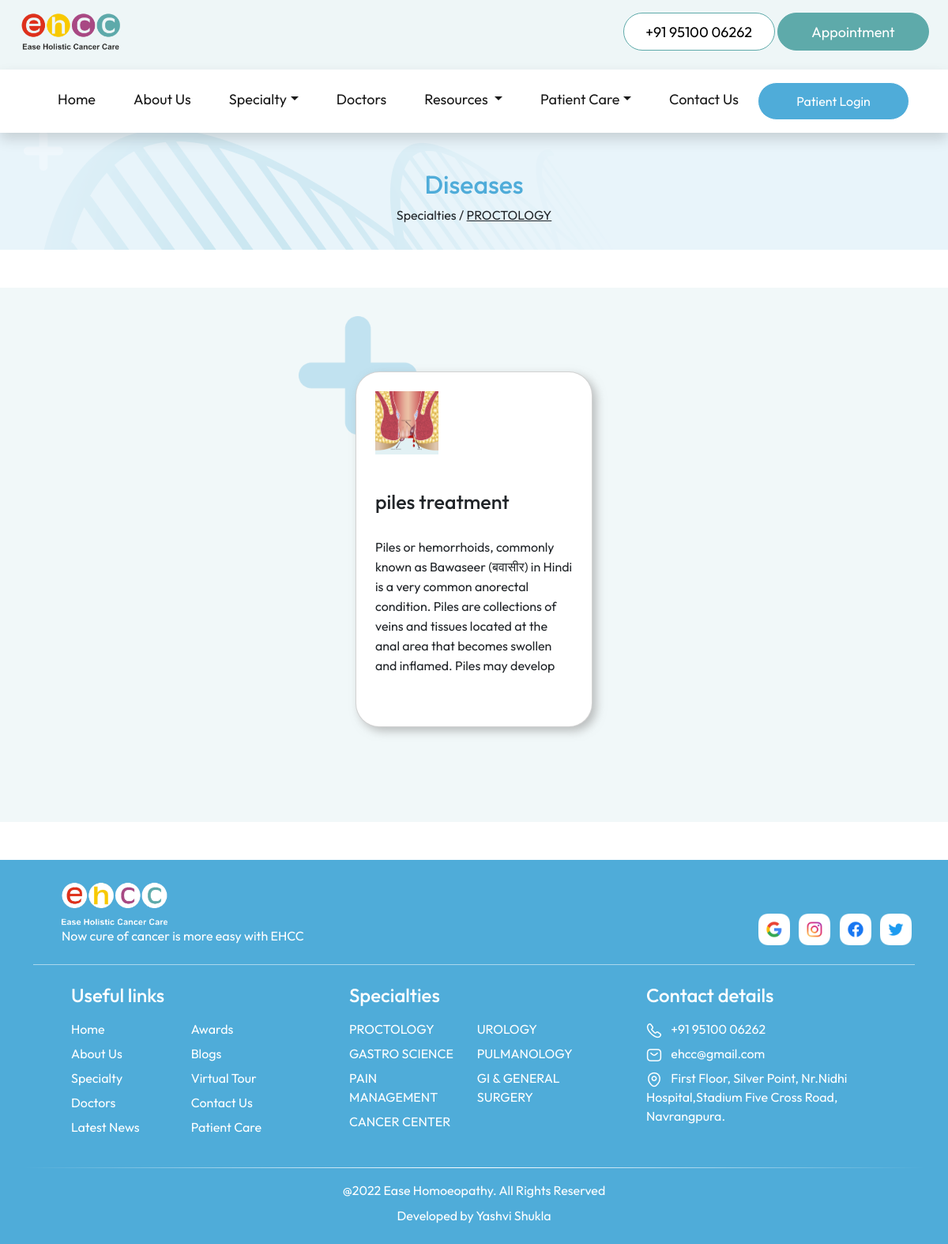
/diseases/1/, run on an earlier commit of the app's database.
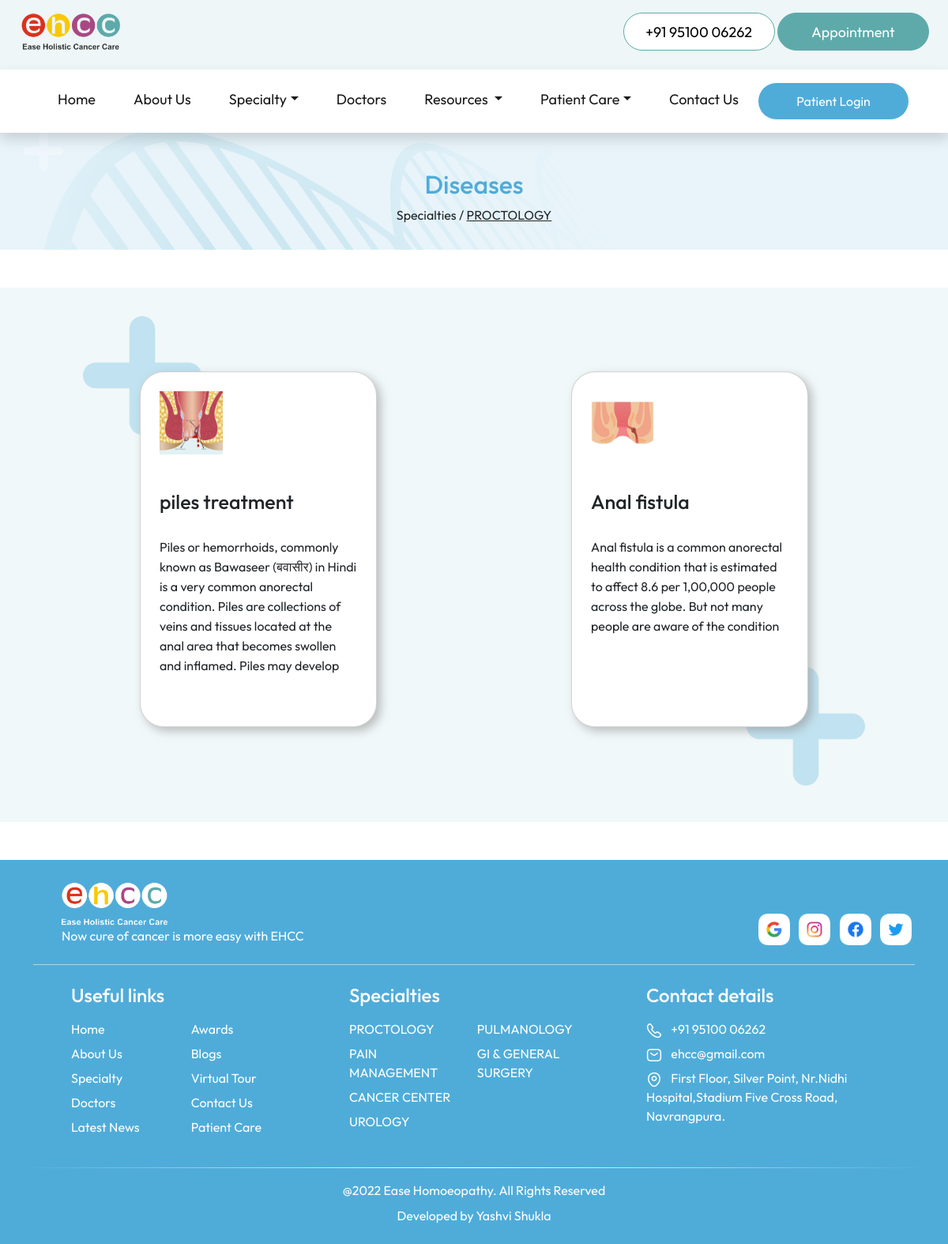
And on a later commit of the database.
### tables this page shows
CREATE TABLE "specialty" (
	"id"	INTEGER,
	"name"	TEXT,
	"description"	TEXT
, "illustration"	TEXT);

CREATE TABLE "diseases" (
	"id"	INTEGER,
	"title"	TEXT,
	"specialty_id"	INTEGER,
	"description"	TEXT,
	"illustration"	TEXT
, "doctors"	TEXT, "main_image"	TEXT);

CREATE TABLE "social_links" (
	"social_name"	TEXT,
	"social_link"	TEXT
);

### flask_app.py (the view)
@app.route('/diseases/<string:id>/')
def diseases(id):
    database_connection = sqlite3.connect(database_location)
    database_cursor = database_connection.cursor()
    diseases = database_cursor.execute("SELECT * FROM diseases WHERE specialty_id = ?",(int(id),))
    diseases = diseases.fetchall()
    if len(diseases) == 0:
        database_connection.commit()
        database_connection.close()
        return redirect(url_for('index'))
    specialty_name = database_cursor.execute("SELECT name FROM specialty WHERE id = ?",(int(id),))
    specialty_name = specialty_name.fetchone()[0]
    database_connection.commit()
    database_connection.close()
    return render_template('diseases.html',social_links=social_links, specialty_name=specialty_name, diseases=diseases,navbar_specialties=navbar_specialties, navbar_diseases=navbar_diseases)

### templates/diseases.html (shortened to what this page needs)
<!DOCTYPE html>
<html lang="en">
<head>
    <link href="https://cdn.jsdelivr.net/npm/bootstrap@5.2.0/dist/css/bootstrap.min.css" rel="stylesheet"
>
    <link rel="stylesheet" href="../../static/stylesheets/common.css">
    <link rel="stylesheet" href="../../static/stylesheets/diseases.css">
</head>
<body>
    {% include 'navbar.html' %}
    <header>
        <div class="container h-100 mt-3">
            <div class="row align-items-center disease_title">
                <h2 class="text-center pt-5">Diseases</h2>
                <p class="text-center">
                    <a href="/specialty/">
                        Specialties
                    </a>/
                    <u>{{specialty_name}}</u>
                </p>
            </div>
        </div>
    </header>
    <div class="container_diseases p-0 my-5">
        <div class="container py-5">
            <div class="diseases_disease py-5 px-lg-4 px-md-4">
                <div class="row row_disease">
                    {% for disease in diseases %}
                    <div class="col-lg-4 col-md-6 col-sm-12 d-block position-relative m-auto" style="cursor: pointer;"
                        onclick="window.location.href='/disease/{{ disease[0] }}/'">
                        {% if loop.index == 1 %}
                        <img src="../../static/images/elements/Group 33957.png" class="diseases_ele_1" alt="">
                        {% elif loop.index == (diseases|length) %}
                        <img src="../../static/images/elements/Group 33957.png" class="diseases_ele_2" alt="">
                        {% endif %}
                        <div class="card card_disease mb-4 p-lg-4 p-md-4 p-sm-4 p-4" style="min-height: 450px;">
                            <img src="{{disease[4]}}" class="" alt="appendix icon">
                            <div class="disease_content">
                                <h3 style="overflow: hidden; line-height: 50px; max-height: 50px; min-height: 50px;">{{disease[1]}}</h3>
                                <p style="overflow: hidden; line-height: 25px; max-height: 175px; min-height: 175px;">
                                    {{disease[3]}}</p>
                            </div>
                        </div>
                    </div>
                    {% endfor %}
                </div>
            </div>
        </div>
    </div>
    {% include 'footer.html' %}
</body>
</html>

### templates/navbar.html (shortened to what this page needs)
<div class="fixed-top" style="z-index: 99;">
    <div id="top_navbar" class="py-2">
        <div class="container-fluid px-4">
            <div class="row align-items-center">
                <div class="col-lg-6 text-lg-start text-center mb-2">
                    <a href="/" class="top_navbar_logo">
                        <img src="../../static/images/logo/navbar_logo.png" alt="Hospital logo" height="60"
                            id="navbar_logo_top" />
                    </a>
                </div>
                <div class="col-lg-6 text-lg-end text-center mb-3">
                    <button class="button_cta_appointment mt-2" style="background-color: white; color: black;"
                        onclick="window.location.href='tel:919510006262'">+91 95100 06262</button>
                    <button class="button_cta_appointment mt-2"
                        onclick="window.location.href='/appointment/'">Appointment</button>
                </div>
            </div>
        </div>
    </div>
    <nav class="navbar navbar-expand-lg bg-white shadow">
        <div class="container-fluid pt-2">
            <div class="collapse navbar-collapse" id="navbarNav">
                <ul class="navbar-nav m-auto mb-2 mb-lg-md-0">
                    <li class="nav-item mx-3">
                        <a class="nav-link active" aria-current="page" href="/">Home</a>
                    </li>
                    <li class="nav-item mx-3">
                        <a class="nav-link active" aria-current="page" href="/about/">About Us</a>
                    </li>
                    <li class="nav-item mx-3 dropdown">
                        <a href="" class="nav-link dropdown-toggle active" data-bs-toggle="dropdown"
                            href="/specialty/">Specialty</a>
                    </li>
                    <li class="nav-item mx-3">
                        <a class="nav-link active" aria-current="page" href="/doctors">Doctors</a>
                    </li>
                    <li class="nav-item mx-3 dropdown">
                        <a class="nav-link dropdown-toggle active" href="#" role="button" data-bs-toggle="dropdown"
                            aria-expanded="false">
                            Resources
                        </a>
                    </li>
                    <li class="nav-item mx-3 dropdown">
                        <a class="nav-link active dropdown-toggle active" role="button" href="/patientCare"
                            data-bs-toggle="dropdown" aria-expanded="false">Patient Care</a>
                    </li>
                    <li class="nav-item mx-3">
                        <a class="nav-link active" aria-current="page" href="/contact/">Contact Us</a>
                    </li>
                    <li>
                        <button class="button_cta_white" onclick="window.location.href='/patient/'" id="patient_home"
                            style="visibility: hidden;">
                            Patient Login
                        </button>
                    </li>
                </ul>
            </div>
        </div>
    </nav>
</div>

### templates/footer.html (shortened to what this page needs)
<div class="footer">
    <div class="container">
        <div class="row align-items-end">
            <div class="col-md-8 px-md-5 mt-4 mb-3">
                <img src="../../static/images/logo/footer_logo.png" alt="Hospital logo" height="60" />
                <p class="text-white mb-0">
                    Now cure of cancer is more easy with EHCC
                </p>
            </div>
            <div class="col-md-4 pt-4 mb-3 text-md-end">
                {% for social in social_links %}
                <a href="{{social[1]}}">
                    <img src="../../static/images/logo/{{social[0]}}_icon.png" alt="{{social[0]}} logo"
                        class="img-fluid mx-1" style="height: 40px; width: auto;" />
                </a>
                {% endfor %}
            </div>
        </div>
        <div class="footer_line mt-2"></div>
        <div class="row text-white pt-4 ps-md-5 footer_links align-items-start">
            <div class="col-md-4 col-sm-6 mb-4">
                <h4 class="mb-3">Useful links</h4>
                <div class="row">
                    <div class="col-xl-5 col-sm-12 col-6">
                        <a href="/">
                            <p>Home</p>
                        </a>
                        <a href="/about/">
                            <p>About Us</p>
                        </a>
                        <a href="/specialty/">
                            <p>Specialty</p>
                        </a>
                        <a href="/doctors/">
                            <p>Doctors</p>
                        </a>
                        <a href="/news/">
                            <p>Latest News</p>
                        </a>
                    </div>
                    <div class="col-xl-5 col-sm-12 col-6">
                        <a href="/awards/">
                            <p>Awards</p>
                        </a>
                        <a href="/blogs/">
                            <p>Blogs</p>
                        </a>
                        <a href="/virtualTour/">
                            <p>Virtual Tour</p>
                        </a>
                        <a href="/contact/">
                            <p>Contact Us</p>
                        </a>
                        <a href="#">
                            <p>Patient Care</p>
                        </a>
                    </div>
                </div>
            </div>
            <div class="col-md-4 col-sm-6 mb-4 g-md-0">
                <h4 class="mb-3">
                    <a href="/specialty/">
                        Specialties
                    </a>
                </h4>
                <div class="row">
                    <div class="col-xl-5 col-sm-12 col-6">
                        {% for i in range (0,navbar_specialties|length) %}
                        <a href="/diseases/{{navbar_specialties[i][0]}}/">
                            <p>
                                {{ navbar_specialties[i][1] }}
                            </p>
                        </a>
                        {% endfor %}
                    </div>
                    {% if navbar_specialties|length > 4 %}
                    <div class="col-xl-5 col-sm-12 col-6">
                        {% for i in range (4,navbar_specialties|length) %}
                        <a href="/diseases/{{navbar_specialties[i][0]}}/">
                            <p>
                                {{ navbar_specialties[i][1] }}
                            </p>
                        </a>
                        {% endfor %}
                    </div>
                    {% endif %}
                </div>
            </div>
            <div class="col-md-4 col-sm-12">
                <h4 class="mb-3">Contact details</h4>
                <p>
                    <a href="tel:919510006262">
                        <img src="../../static/images/logo/footercall_icon.png" alt="call logo" />
                        <span class="ps-2">+91 95100 06262</span>
                    </a>
                </p>
                <p>
                    <a href="mailto:ehcc@gmail.com">
                        <img src="../../static/images/logo/mail_icon.png" alt="mail icon" />
                        <span class="ps-2">ehcc@gmail.com</span>
                    </a>
                </p>
                <p>
                    <a href="https://goo.gl/maps/SUXSNEnxhgQroknp9" target="_blank">
                        <img src="../../static/images/logo/location_icon.png" alt="location icon" />
                        <span class="ps-2">
                            First Floor, Silver Point, Nr.Nidhi Hospital,Stadium Five Cross Road, Navrangpura.
                        </span>
                    </a>
                </p>
            </div>
        </div>
        <div class="row my-2">
            <div class="footer_line_2"></div>
        </div>
        <div class="row text-white">
            <div class="py-2 text-center">
                @2022 Ease Homoeopathy. All Rights Reserved
            </div>
            <div class="text-center">
                Developed by <a href="" class="footer_credit">Yashvi Shukla</a></br></br>
            </div>
        </div>
    </div>
</div>

### static/stylesheets/common.css (style rules this page uses)
html, body { overflow-x: hidden; }
body { margin-top: 150px; }
* { margin: 0; padding: 0; box-sizing: border-box; font-family: "Outfit", sans-serif; }
:root { --nav-color: #EEF6F7; --primary-color: #5eaaaa; --heading-color: #4facd9; --section-background-color: #cae6f4; --contact-background-color: #284f4f; }
a { color: unset; text-decoration: none; cursor: pointer; }
#top_navbar { background-color: var(--nav-color); }
#navbar_logo_top, #navbar_logo_bottom { transition: 0.4s; }
#top_navbar { transition: 0.4s; }
.nav-item a { text-decoration: none; color: #b0b0b0; font-size: large; }
.button_cta_white { width: 12rem; height: 3rem; border: 1px solid white; background-color: var(--heading-color); border-radius: 50px; color: white; }
.button_cta_appointment { width: 12rem; height: 3rem; border: 1px solid var(--primary-color) !important; background-color: var(--primary-color); border-radius: 50px; color: white; font-size: 18px; }
.footer { background-color: var(--heading-color); }
.footer_line { height: 1px; background-color: rgba(255, 255, 255, 0.521); }
.footer_line_2 { height: 1px; background: linear-gradient(to right, rgba(40, 79, 79, 0) 0%, white 50%, rgba(40, 79, 79, 0) 100%); }
.footer_credit { text-decoration: none; color: white; }
@media only screen and (max-width: 1200px) { .navbar { padding: 0.5rem 2rem; } }
.footer_links p { margin-bottom: 7px !important; cursor: pointer; }

### static/stylesheets/diseases.css (style rules this page uses)
header { background: url(../images/disease/disease_title.png) no-repeat; height: 150px; width: 100%; background-size: cover; background-position: center; }
.disease_title h2 { color: #4facd9; }
.container_diseases { background-color: #F1F8F9; }
.diseases_disease { overflow: visible; }
.card_disease { border-radius: 30px; width: auto; height: auto; margin: 10px 20px; position: relative; z-index: 50; box-shadow: 5px 5px 12px #8d8d8d8d; }
.card_disease img { width: 80px; height: 80px; }
.disease_content h3 { font-weight: 500; font-size: 25px; margin-top: 35px; }
.disease_content p { font-weight: 400; font-size: 16px; margin-top: 20px; }
.diseases_ele_2 { position: absolute; width: 150px !important; height: 150px !important; z-index: 0; right: -40px; bottom: -50px; }
.diseases_ele_1 { position: absolute; width: 150px !important; height: 150px !important; z-index: 0; left: -40px; top: -60px; }

What changed in the data, as far as the page shows it:
removed specialty: name "GASTRO SCIENCE"
added diseases: illustration (picture), title "Anal fistula", description "Anal fistula is a common anorectal health condition that is estimated to affect 8.6 per 1,00,000 people across the globe. But not many people are aware of the condition"
Also different on the page:
new list line: "UROLOGY"
list line gone: "UROLOGY"
